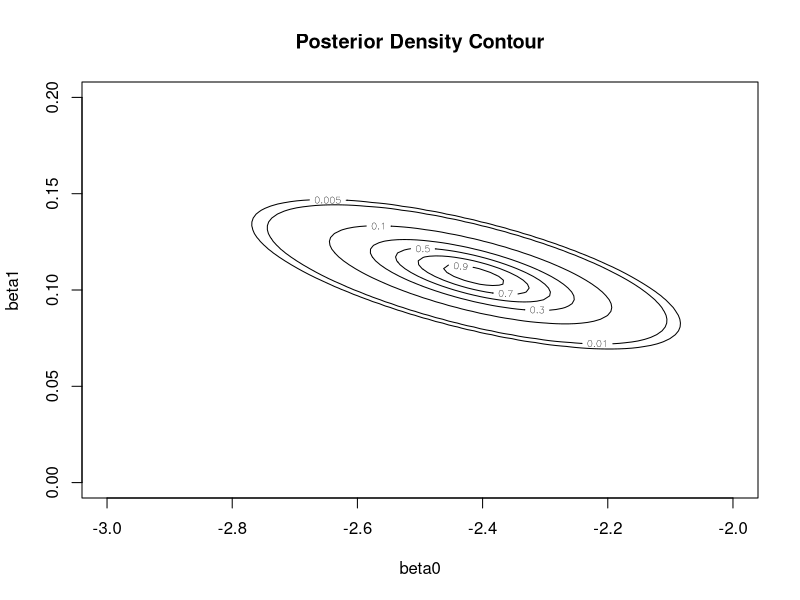

Generate this figure with R:
## ---- chunk 1
df <- read.csv('data/all_coaches.csv')
data_dict <- list(
              N='Name',
              GR='Games Relative',
              WP='Win Loss Percentage',
              PGR='Playoff Games Relative',
              PWP='Playoff Win Percentage',
              CC='Conference Championships',
              C='Championships',
              HOF='Hall of Fame',
              S='Sport')
names(df) <- names(data_dict)
head(df)
## ---- chunk 2
set.seed(7)
train_frac <- 4/5
df_HOF_1 <- df[df$HOF==1,]
df_HOF_0 <- df[df$HOF==0,]
HOF_1_train <- sample(1:nrow(df_HOF_1),floor(nrow(df_HOF_1)*train_frac))
HOF_0_train <- sample(1:nrow(df_HOF_0),floor(nrow(df_HOF_0)*train_frac))
df_train <- rbind(df_HOF_1[HOF_1_train,],df_HOF_0[HOF_0_train,])
df_test <- rbind(df_HOF_1[-HOF_1_train,],df_HOF_0[-HOF_0_train,])
l1 <- sprintf('Train Fraction: %.2f',train_frac)
l2 <- sprintf('Hall of Fame Coaches: %d. (Train %d , Test %d)',
        nrow(df_HOF_1),length(HOF_1_train),nrow(df_HOF_1)-length(HOF_1_train))
l3 <- sprintf('Non Hall of Fame Coaches: %d. (Train %d , Test %d)',
        nrow(df_HOF_0),length(HOF_0_train),nrow(df_HOF_0)-length(HOF_0_train))
l4 <- sprintf('Overall: (Train %d , Test %d)',nrow(df_train),nrow(df_test))
cat(sprintf('%s\n%s\n%s\n%s\n',l1,l2,l3,l4))
## ---- chunk 3
model_1 <- glm(HOF ~ GR, data=df_train, family="binomial")
summary(model_1)
## ---- chunk 4
# constants
n_sims <- 1000
x <- df_train[['GR']]
y <- df_train[['HOF']]
length(x) == length(y)
n <- length(y)
n_mesh <- 100
# compute posterior density on grid
beta0 <- seq(-3,-2,length=n_mesh)
beta1 <- seq(0,.2,length=n_mesh)
logl <- function(b0,b1){
  z <- b0+b1*x
  theta <- exp(z)/(1+exp(z))
  d <- sum( y*z+log(1-theta) )
  return(d)}
log_post_dens <- matrix(NA, n_mesh, n_mesh)
for (i in 1:n_mesh){
  for (j in 1:n_mesh){
    log_post_dens[i,j] <- logl(beta0[i],beta1[j])}}
post_dens <- exp(log_post_dens - max(log_post_dens))
# contour plot
contour(beta0, beta1, post_dens, levels=c(.005,.01,.1,.3,.5,.7,.9),
        xlab='beta0', ylab='beta1', main='Posterior Density Contour')
# simulations
beta0_density <- rowSums(post_dens)
beta0_idx <- sample (1:n_mesh, n_sims, replace=T, prob=beta0_density)
b0_sims <- beta0[beta0_idx]
b1_sims <- rep(NA,n_sims)
for (i in 1:n_sims){
  beta1_density_i <- post_dens[beta0_idx[i],]
  b1_sims[i] <- exp(sample(beta1, 1, prob=beta1_density_i))}
# intervals
I_b0 <- quantile(b0_sims,c(0.05,0.95))
I_b1 <- quantile(b1_sims,c(0.05,0.95))
# outputs
cat(sprintf('90%% interval estimate for a: (%.2f,%.2f)\n',I_b0[1],I_b0[2]))
cat(sprintf('90%% interval estimate for b: (%.2f,%.2f)\n',I_b1[1],I_b1[2]))
